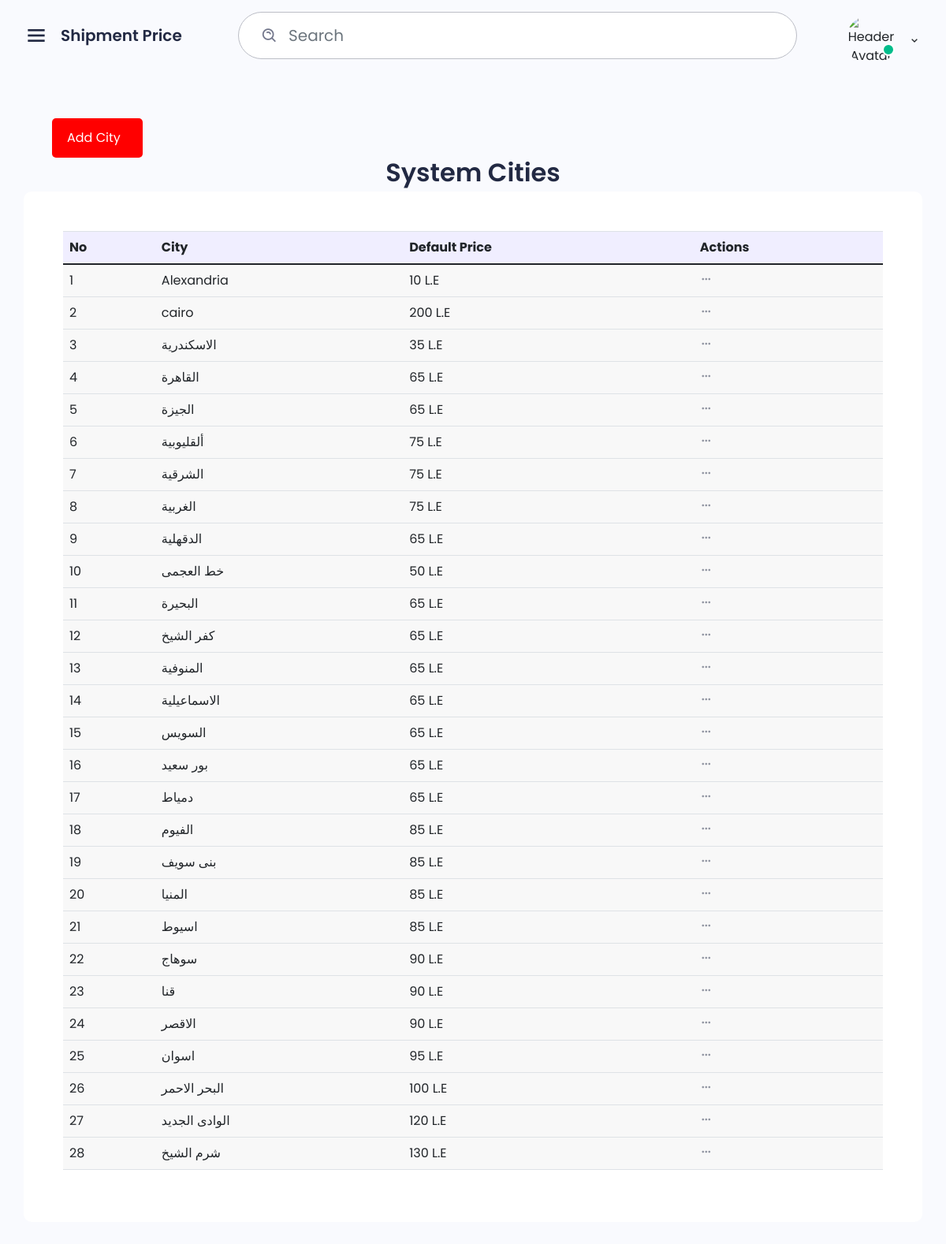
Page /shipmentprice/2 (signed in) on the committed database.
### app.py (models this page shows)
class ShippingPrice(db.Model):
      id = db.Column(db.Integer, primary_key=True)
      user_id = db.Column(db.Integer, db.ForeignKey('user.id'), nullable=False)
      city = db.Column(db.String(80), nullable=False)
      price = db.Column(db.String(80), nullable=False)
      created_at = db.Column(db.DateTime, server_default=db.func.now())

### app.py (the view)
@app.route('/shipmentprice/<int:id>')
def shipmentprice(id):
      if not session.get('logged_in'):
            return redirect(url_for('admin_login'))
      user = User.query.get_or_404(id)
      shipmentprice = ShippingPrice.query.filter_by(user_id=id).all()
      context = {
            'title': "Shipment Price",
            'user': user,
            'cities': shipmentprice
      }
      return render_template('shipmentprice.html', **context)

### templates/shipmentprice.html (shortened to what this page needs)
{% extends 'base.html' %}
{% block content %}
<div class="row">
    <div class="col-12">
        <center>
                            <div class="list-action">
                                <a href="#" class="add" data-toggle="modal" data-target="#add_city">Add City</a>
                            </div>
            <h2>System Cities</h2>
        </center>
        <div class="box">
        <div class="box">
            <div class="box-body">
                <div class="table-responsive">
                    <table class="table table-vcenter text-nowrap table-bordered dataTable no-footer" id="cities-table" role="grid">
                        <thead>
                            <tr class="top">
                                <th>No</th>
                                <th>City</th>
                                <th>Default Price</th>
                                <th>Actions</th>
                            </tr>
                        </thead>
                        <tbody>
                            {% for city in cities %}
                            <tr>
                                <td>{{ loop.index }}</td>
                                <td>{{ city.city }}</td>
                                <td>{{ city.price }} L.E </td>
                                <td>
                                    <div class="dropdown">
                                        <a href="javascript:void(0);" class="btn-link" data-bs-toggle="dropdown" aria-expanded="false">
                                            <i class="bx bx-dots-horizontal-rounded"></i>
                                        </a>
                                    </div>
                                </td>
                            </tr>
                            {% endfor %}
                        </tbody>
                    </table>
                </div>
            </div>
        </div>
    </div>
</div>
{% endblock %}

### static/css/grid.css (style rules this page uses)
.row { display: flex; flex-wrap: wrap; margin: 0 -15px; }
[class*="col-"] { padding: 0 15px; margin-bottom: 40px; }
.col-12 { width: 100%; }

### static/css/responsive.css (style rules this page uses)
@media only screen and  (max-width: 1820px) { .list-action { margin-top: 20px; } }

### rows in the picture
ShippingPrice: city "Alexandria", price "10"
ShippingPrice: city "cairo", price "200"
ShippingPrice: city "الاسكندرية", price "35"
ShippingPrice: city "القاهرة", price "65"
ShippingPrice: city "الجيزة", price "65"
ShippingPrice: city "ألقليوبية", price "75"
ShippingPrice: city "الشرقية", price "75"
ShippingPrice: city "الغربية", price "75"
ShippingPrice: city "الدقهلية", price "65"
ShippingPrice: city "خط العجمى", price "50"
ShippingPrice: city "البحيرة", price "65"
ShippingPrice: city "كفر الشيخ", price "65"
ShippingPrice: city "المنوفية", price "65"
ShippingPrice: city "الاسماعيلية", price "65"
ShippingPrice: city "السويس", price "65"
ShippingPrice: city "بور سعيد", price "65"
ShippingPrice: city "دمياط", price "65"
ShippingPrice: city "الفيوم", price "85"
ShippingPrice: city "بنى سويف", price "85"
ShippingPrice: city "المنيا", price "85"
ShippingPrice: city "اسيوط", price "85"
ShippingPrice: city "سوهاج", price "90"
ShippingPrice: city "قنا", price "90"
ShippingPrice: city "الاقصر", price "90"
ShippingPrice: city "اسوان", price "95"
ShippingPrice: city "البحر الاحمر", price "100"
ShippingPrice: city "الوادى الجديد", price "120"
ShippingPrice: city "شرم الشيخ", price "130"

### other values in the picture
{{ title }} "Shipment Price"
